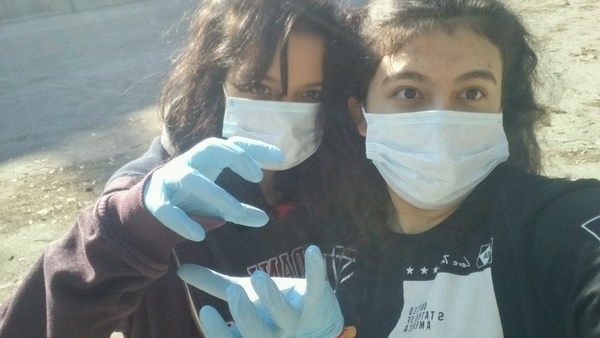
#> input picture image_processing/color_histogram/gizem.png, 600 x 338 px
$ python color_histogram.py
#> lines starting #> are read from the running program, lines starting #| are printed output that depends on the picture
# renk histogramının temel kavramlarına bir göz atalım:

# 1.Renk Uzayları (Color Spaces):
# Bir görüntüdeki renkler, bir renk uzayında temsil edilir.
# En yaygın olarak kullanılan renk uzayları RGB (Red, Green, Blue), HSV (Hue, Saturation, Value), LAB (Lightness, A, B) ve YUV'dur. Her renk uzayı, renkleri farklı şekillerde temsil eder.

# 2.Histogramın Hesaplanması:
# Renk histogramı, bir görüntü üzerinde belirli bir renk uzayında piksellerin dağılımını gösteren bir grafiktir. Histogram hesaplaması,
# her pikselin renk değerlerini renk aralıklarına (örneğin, 0-255) göre sayarak yapılır. Bu, her renk aralığındaki piksel sayısını temsil eden histogram değerlerini üretir.

# 3.Görselleştirme:
# Histogram değerleri, bir çubuk grafik olarak görselleştirilir. Genellikle çubuk grafikler,
# renklerin yoğunluğunu yatay eksende temsil ederken, piksel sayısını dikey eksende gösterir.

# Python'da renk histogramını yazdırmak ve görselleştirmek için tipik olarak şu adımlar takip edilir:

# 1.Görüntü renk uzayına dönüştürülür (genellikle RGB'den başka bir renk uzayına).
# 2.Her renk kanalının histogramı hesaplanır (örneğin, kırmızı, yeşil, mavi).
# 3.Histogramlar Matplotlib veya benzeri bir grafik kütüphanesi kullanılarak çizilir.

# bu kodda varsayılan(RGB) format üzerinden histogram oluşturacağız.

# import required libraries
import cv2
import matplotlib.pyplot as plt

# Read the original image
# The input (original image) is
# loaded and read with opencv imread command
img = cv2.imread('gizem.png')
#> img is the input picture: shape (338, 600, 3); mean B, G, R 129.4, 132.9, 124.8

# we get output to make sure the image is read
cv2.imshow('Image', img)
cv2.waitKey(0)

# convert the image in grayscale
img = cv2.cvtColor(img, cv2.COLOR_BGR2RGB)

red_hist = cv2.calcHist([img], [0], None, [256], [0, 255])
#> red_hist = 256 values, max 3702 at index 63, min 0 at index 0, mean 792
green_hist = cv2.calcHist([img], [1], None, [256], [0, 255])
#> green_hist = 256 values, max 3916 at index 68, min 0 at index 0, mean 791.2
blue_hist = cv2.calcHist([img], [2], None, [256], [0, 255])
#> blue_hist = 256 values, max 4756 at index 71, min 0 at index 0, mean 791.5

plt.subplot(4, 1, 1)
plt.imshow(img)
plt.title('image')
plt.xticks([])
plt.yticks([])

plt.subplot(4, 1, 2)
plt.plot(red_hist, color='r')
plt.xlim([0, 255])
plt.title('red histogram')

plt.subplot(4, 1, 3)
plt.plot(green_hist, color='g')
plt.xlim([0, 255])
plt.title('green histogram')

plt.subplot(4, 1, 4)
plt.plot(blue_hist, color='b')
plt.xlim([0, 255])
plt.title('blue histogram')

plt.tight_layout()
plt.show()
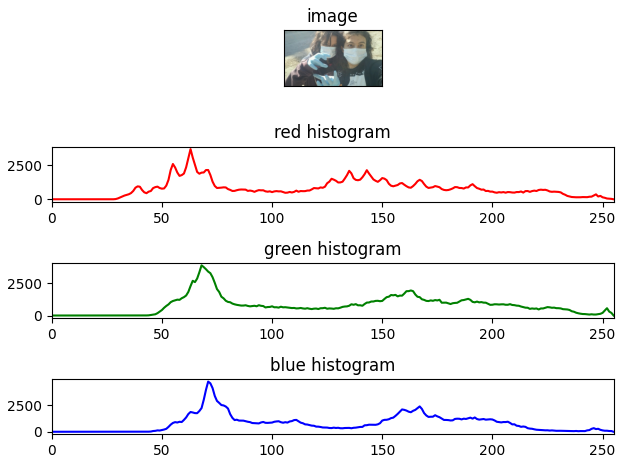
#> figure drawn by matplotlib, 4 panels; panel 2: curve peaks at x = 63, y = 3702; panel 3: curve peaks at x = 68, y = 3916; panel 4: curve peaks at x = 71, y = 4756
